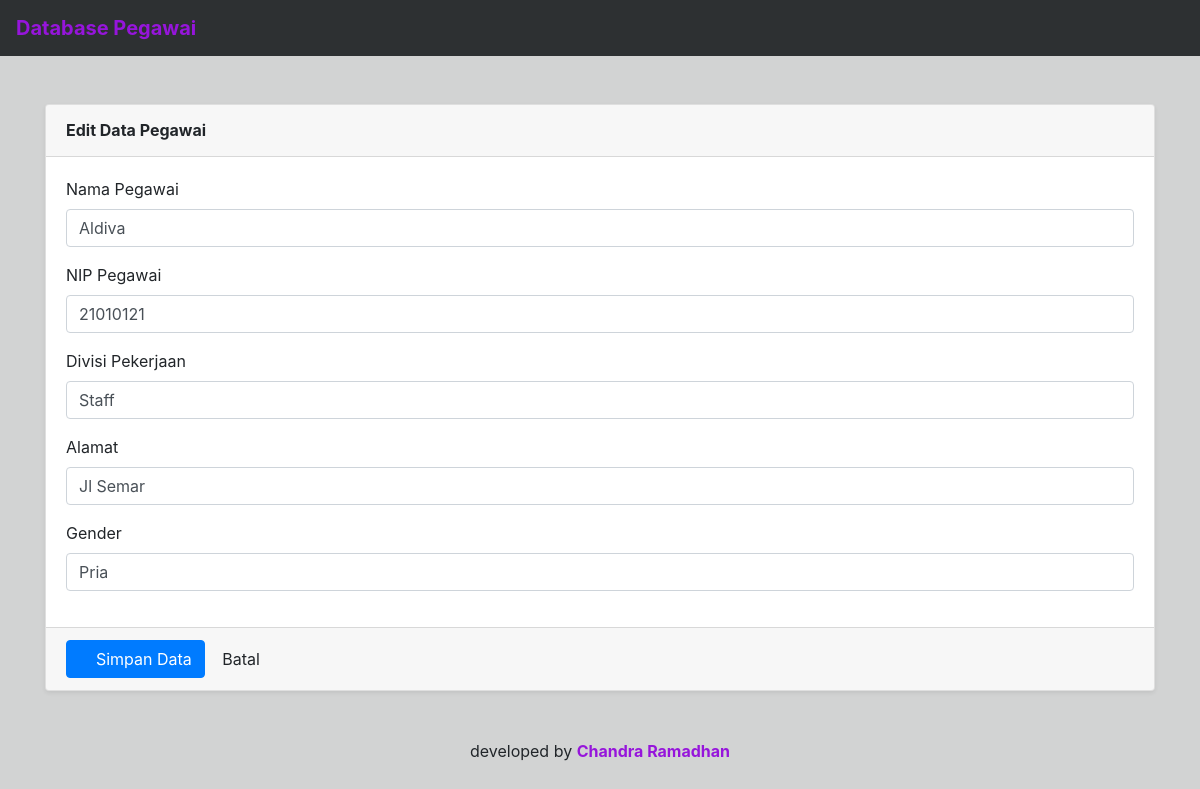
Screenshot of /editdata/7 with the database file from the repository.
### simplecrud/models.py (models this page shows)
class Crudsimple(models.Model):
    id = models.IntegerField()
    id = models.AutoField(primary_key=True)
    nama = models.CharField(max_length=50)
    nip = models.IntegerField()
    divisi = models.CharField(max_length=50)
    alamat = models.CharField(max_length=50)
    gender = models.CharField(max_length=50)
    class Meta:
        db_table = "simplecrud"

### simplecrud/views.py (the view)
# urls.py: path('editdata/<int:id>',views.editdata),
def editdata(request, id):
    return render(request, "editdata.html", {'editdatanya':Crudsimple.objects.get(id=id)})

### simplecrud/templates/editdata.html (shortened to what this page needs)
<!DOCTYPE html>
<html lang="en">
<head>
  <nav class="navbar navbar-light justify-content-between" style="background-color: #2d3032;">
    <a href="/" class="navbar-brand m-0 font-weight-bold" style="color: #9615db;">Database Pegawai</a>
  </nav>
  {% load static %}
  <link href="{% static 'fontawesome-free/css/all.min.css' %}" rel="stylesheet" type="text/css">
  <link href="{% static 'bootstrap/css/bootstrap.min.css' %}" rel="stylesheet">
</head>
<body style="background-color:#d2d3d3">
  <br> </br>
  <div class="container">
    <form method="POST" action="/updatedata/{{ editdatanya.id }}">
      <div class="card shadow-sm mb-4">
        <div class="card-header py-3">
          <h6 class="m-0 font-weight-bold">Edit Data Pegawai</h6>
        </div>
        <div class="card-body">
          <label>Nama Pegawai</label>
          <div class="form-group">
            <input type="text" class="form-control form-control-user" placeholder="Masukkan Nama Pegawai" name="nama"
              id="id_nama" value="{{ editdatanya.nama }}">
          </div>
          <label>NIP Pegawai</label>
          <div class="form-group">
            <input type="text" class="form-control form-control-user" placeholder="Masukkan NIP Pegawai" name="nip"
              id="id_nip" value="{{ editdatanya.nip }}" maxlength="11">
          </div>
          <label>Divisi Pekerjaan</label>
          <div class="form-group">
            <input type="text" class="form-control form-control-user" placeholder="Masukkan Divisi Pekerjaan"
              name="divisi" id="id_divisi" value="{{ editdatanya.divisi }}">
          </div>
          <label>Alamat</label>
          <div class="form-group">
            <input type="text" class="form-control form-control-user" placeholder="Masukkan Asal Alamat Pegawai"
              name="alamat" id="id_alamat" value="{{ editdatanya.alamat }}">
          </div>
          <label>Gender</label>
          <div class="form-group">
            <input type="text" class="form-control form-control-user" placeholder="Masukkan Jenis Kelamin Pegawai"
              name="gender" id="id_gender" value="{{ editdatanya.gender }}">
          </div>
        </div>
        <div class="card-footer">
          <button type="submit" class="btn btn-primary"><i class="fa fa-save"></i> Simpan Data</button>
          <a href="/" class="btn btn-default">Batal</a>
        </div>
      </div>
    </form>
    <footer class="mt-5 mb-3">
      <div class="container my-auto">
        <div class="text-center my-auto">
          <span>developed by <a href="https://github.com/chandrakes" target="_blank" style="color: #9615db;"><b>Chandra Ramadhan</b><a></span>
        </div>
      </div>
    </footer>
  </div>
</body>
</html>

### rows the page displays
Crudsimple: nama "Aldiva", nip "21010121", divisi "Staff", alamat "Jl Semar", gender "Pria"
